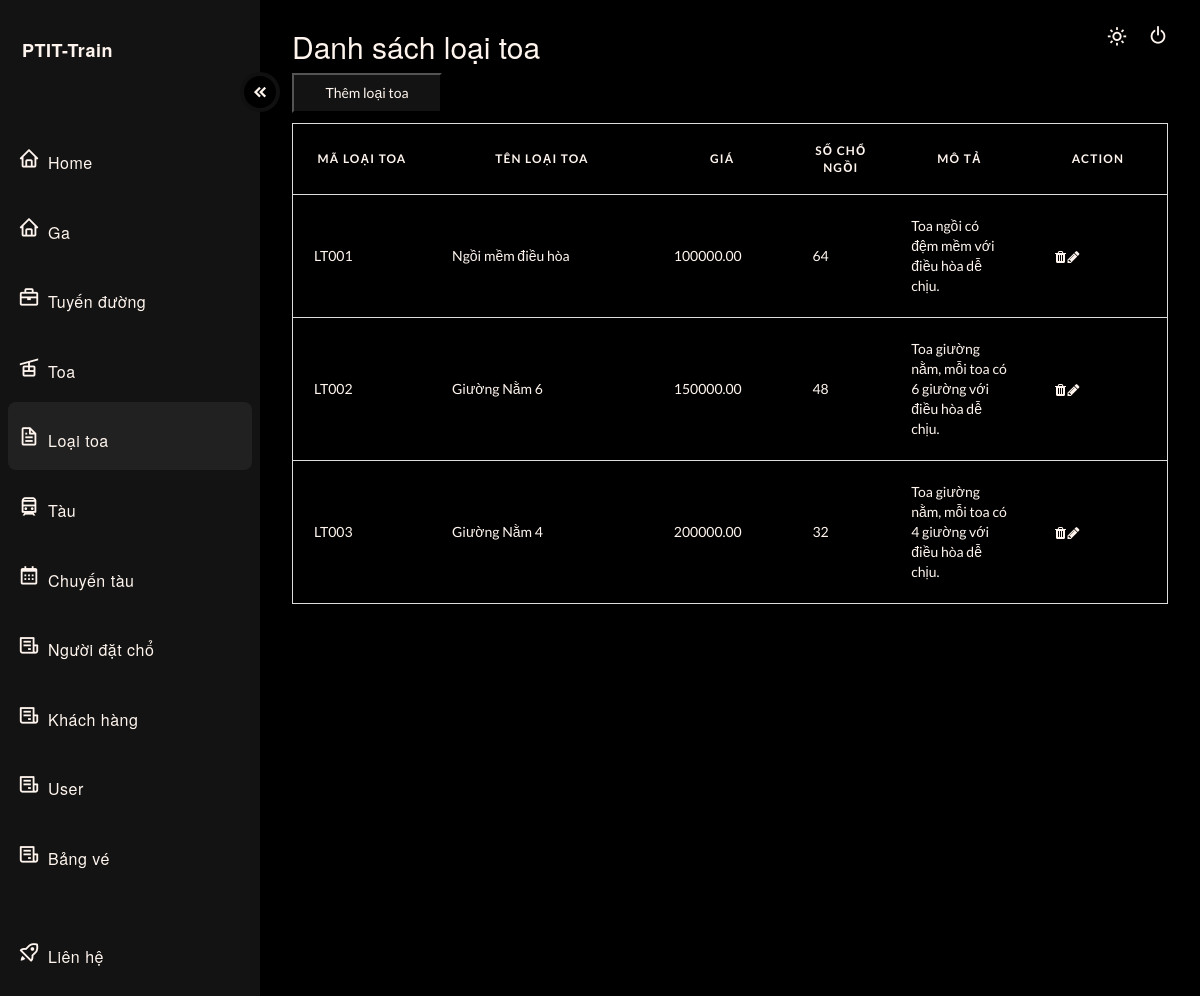
The app's page /?type=admin&page=loaitoa (signed in) with its own data.
### tables this page shows
CREATE TABLE LoaiToa(
  `MaLoaiToa` VARCHAR(20) PRIMARY KEY,
  `TenLoaiToa` NVARCHAR(100),
  `SoChoNgoi` SMALLINT,
  `Gia` DECIMAL(18, 2),
  `MoTa` TEXT
);

### src/controller/LoaiToaController.php (called while the page is built, shortened)
<?php
    class LoaiToaController{
        public function index(){
            include './module/LoaiToaModule/LoaiToa.php';
            $arrLoaiToa = (new LoaiToa)->load();
            include './view/admin/dashboard_loaitoa.php';
		}
    }
?>

### src/index.php (called while the page is built)
<?php
    require 'route.php';
?>

### src/module/db.php (called while the page is built, shortened)
<?php
    class DB{
        private function conn() {
            $connectionString = "mysql:host=" . getenv('MYSQL_HOSTNAME') . ";dbname=" . getenv('MYSQL_DATABASE');
            $conn = new \PDO($connectionString, getenv('MYSQL_USER'), getenv('MYSQL_PASSWORD'));
            $conn->setAttribute(PDO::ATTR_ERRMODE, PDO::ERRMODE_EXCEPTION);
            return $conn;
        }
        public function select($sql, $params = null)
        {
            $connect = $this->conn();
            if($params != null){
                $res = $connect->prepare($sql);
                $res->execute($params);
            }
            else {
                $res = $connect->query($sql);
            }
            $res->setFetchMode(PDO::FETCH_ASSOC);
            return $res;
        }
    }
?>

### src/module/LoaiToaModule/LoaiToa.php (called while the page is built, shortened)
<?php
    include_once "./module/db.php";
    include "LoaiToaObject.php";
        class LoaiToa{
            private $table = "LoaiToa";
            function load(){
                try {
                    $db = new DB();
                    $sql = "select * from $this->table";
                    $sth = $db->select($sql);
                    $arr = [];
                    while($row = $sth->fetch()) {
                        $obj = new LoaiToaObject($row);
                        $arr[] = $obj;
                    }
                        return $arr;
                    }
                catch (PDOException $e) {
                    return  $sql . "<br>" . $e->getMessage();
                }
            }
        }
?>

### src/module/LoaiToaModule/LoaiToaObject.php (called while the page is built, shortened)
<?php
    class LoaiToaObject {
        private $MaLoaiToa;
        private $TenLoaiToa;
        private $Gia;
        private $MoTa;
        private $SoChoNgoi;
        public function __construct($row)
        {
            $this->MaLoaiToa = $row['MaLoaiToa'];
            $this->TenLoaiToa = $row['TenLoaiToa'];
            $this->Gia = $row['Gia'];
            $this->MoTa = $row['MoTa'];
            $this->SoChoNgoi = $row['SoChoNgoi'];
        }
        public function getMaLoaiToa()
        {
                return $this->MaLoaiToa;
        }
        public function getTenLoaiToa()
        {
                return $this->TenLoaiToa;
        }
        public function getGia()
        {
                return $this->Gia;
        }
        public function getMoTa()
        {
                return $this->MoTa;
        }
        public function getSoChoNgoi()
        {
                return $this->SoChoNgoi;
        }
    }
?>

### src/view/admin/dashboard_loaitoa.php (the view, shortened to what this page needs)
  <main>
    <header>
      <div class="text">
        <h2>Danh sách loại toa</h2>
<table id="myTable">
  <button style="background-color:var(--accent-clr); color: var(--text);; width: 150px; height: 40px; margin-bottom: 10px;" id="addBtn">Thêm loại toa</button>
  <thead>
    <tr>
      <th scope="col" width="50px">Mã loại toa</th>
      <th scope="col" width="80px">Tên loại toa</th>
      <th scope="col" width="50px">Giá</th>
      <th scope="col" width="30px">Số Chổ ngồi</th>
      <th scope="col" width="50px">Mô Tả</th>
      <th scope="col" width="50px">Action</th>
    </tr>
  </thead>
  <tbody>
    <?php foreach($arrLoaiToa as $each): ?>
    <tr>
      <td data-label="CarriageCode"><?php echo $each->getMaLoaiToa(); ?></td>
      <td data-label="NameCarriage"><?php echo $each->getTenLoaiToa(); ?></td>
      <td data-label="Price"><?php echo $each->getGia(); ?></td>
      <td data-label="Description"><?php echo $each->getSoChoNgoi(); ?></td>
      <td data-label="Description"><?php echo $each->getMoTa(); ?></td>
      <td data-label="Period">
        <i class="fa fa-trash ticon"></i>
        <i class="fa fa-pencil"></i>
    </tr>
    <?php endforeach; ?>
  </tbody>
</table>
      </div>
      <div>
        <button style="position: absolute; top: 21px; right: 60px;" id="theme_switch">
          <i class='bx bx-sun'></i>
        </button>
      </div>
      <div>
        <button class="log" id="theme_switch">
          <i style="margin-left: 8px; position: absolute; margin-left: 8px;top: 24px;right: 23px;" class='bx bx-power-off'></i>
        </button>
      </div>
    </header>
  </main>
</div>
</body>
</html>

### src/view/css/dashboard.css (style rules this page uses)
body { margin: 0px; padding: 0px; }
:root { --accent-clr: #131313; --accent-dark: #000000; --accent-light: rgba(155, 155, 155, .1); --text: seashell; }
.bx { font-size: 22px;margin-right: 8px; }
main { padding-inline: 32px; }
header { margin-top: 30px; display: flex; justify-content: space-between; }
h2 { font-size: 32px; font-weight: 300; margin-bottom: 12px; color: var(--text); }
#theme_switch { background-color: transparent; border: none; color: var(--text); display: flex; justify-content: center; align-items: center; cursor: pointer; border-radius: 8px; padding: 4px; }
.bx-sun { color: var(--text); padding-left: 8px; }
table { border-collapse: collapse; margin: 0; padding: 0; width: 100%; table-layout: fixed; color: var(--text); border-spacing: 0 15px; }
table tr { background-color:transparent; border: 1px solid #ddd!important; padding: .35em; margin-bottom: 10px; }
table th, table td { padding: 1.5em; text-align: left; }
table th { font-size: .85em; letter-spacing: .1em; text-transform: uppercase; }
.ticon { padding: 5px; background: var(--gray); border-radius: 4px; width: 15px; height: 15px; text-align: center; }

### records on screen
loaitoa: MaLoaiToa "LT001", TenLoaiToa "Ngồi mềm điều hòa", Gia "100000.00", SoChoNgoi "64", MoTa "Toa ngồi có đệm mềm với điều hòa dễ chịu."
loaitoa: MaLoaiToa "LT002", TenLoaiToa "Giường Nằm 6", Gia "150000.00", SoChoNgoi "48", MoTa "Toa giường nằm, mỗi toa có 6 giường với điều hòa dễ chịu."
loaitoa: MaLoaiToa "LT003", TenLoaiToa "Giường Nằm 4", Gia "200000.00", SoChoNgoi "32", MoTa "Toa giường nằm, mỗi toa có 4 giường với điều hòa dễ chịu."
